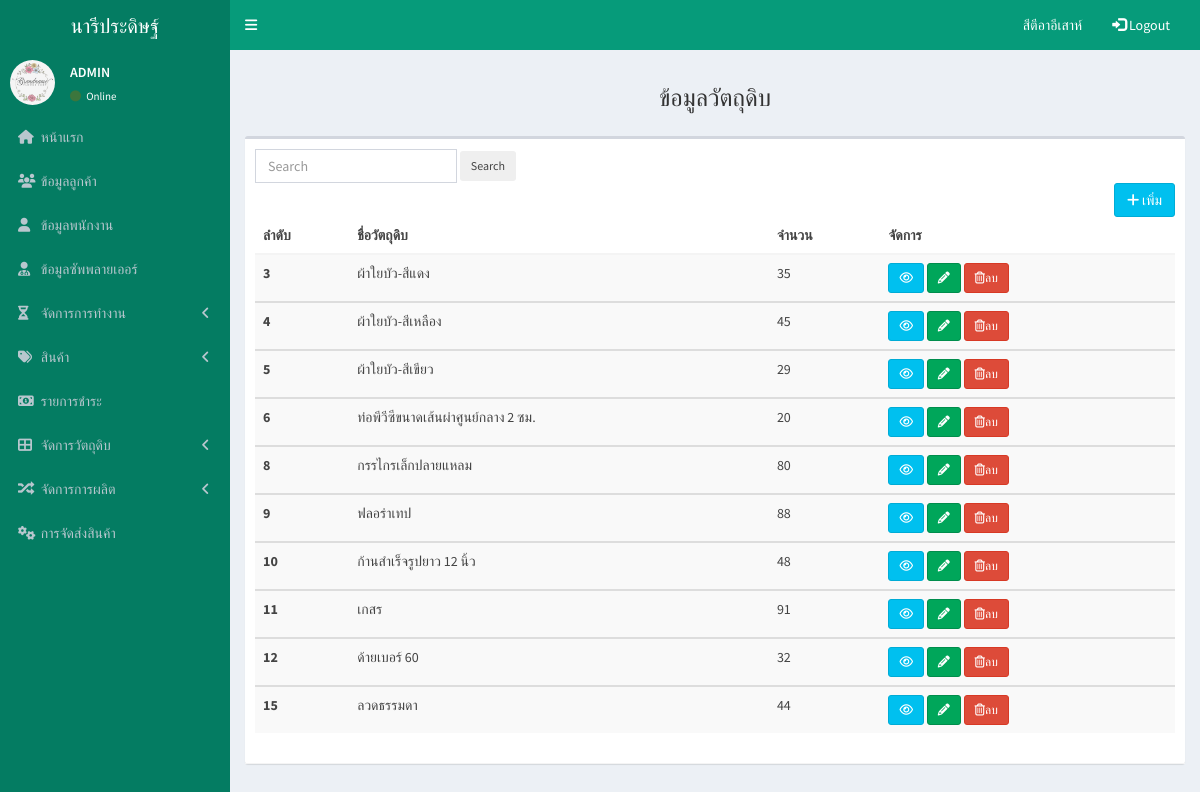
Screenshot of /pages/meterial/meterial_show.php (signed in) with the database file from the repository.
### tables this page shows
CREATE TABLE `material` (
  `material_id` int(10) NOT NULL,
  `material_name` varchar(50) NOT NULL,
  `Import_amount` int(7) NOT NULL
);

### pages/meterial/meterial_show.php (the view, shortened to what this page needs)
<!DOCTYPE html>
<html>
<head>
    <link rel="stylesheet" href="../../bower_components/bootstrap/dist/css/bootstrap.min.css">
    <link rel="stylesheet" href="../../bower_components/font-awesome/css/font-awesome.min.css">
    <link rel="stylesheet" href="../../bower_components/Ionicons/css/ionicons.min.css">
    <link rel="stylesheet" href="../../dist/css/AdminLTE.min.css">
    <link rel="stylesheet" href="../../dist/css/skins/_all-skins.min.css">
</head>
<body class="hold-transition skin-blue sidebar-mini">
    <div class="wrapper">
        <?php
  include("db.php");
  ?>
        <header class="main-header">
            <a href="../admin/admin.php" class="logo">
                <span class="logo-lg">นารีประดิษฐ์</span>
            </a>
            <?php
    include('../bar/navbar.php');
    include('../bar/sidebar.php');
    ?>
            <div class="content-wrapper">
                <section class="content-header">
                <center><h3>ข้อมูลวัตถุดิบ</h3></center>
                </section>
                <section class="content">
                    <div class="box">
                        <div class="box-header with-border">
                            <form action="meterial_show.php" method="get"  class="form-inline mr-auto">
                                <input class="form-control mr-sm-2" type="text" placeholder="Search"
                                    aria-label="Search" name="search">
                                <button class="btn btn-outline-success btn-rounded btn-sm my-0"
                                    type="submit">Search</button>
                            </form>
                            <a href="meterial_form.php" class="btn btn-info pull-right"><i
                                    class="fa fa-plus"></i> เพิ่ม</a>
                            <?php
                                $search = isset($_GET['search']) ? $_GET['search'] : '';
                                $sql = "SELECT * FROM material
                                WHERE material_name
                                LIKE '%$search%' ";
                                $query = mysqli_query($conn,$sql);
                            ?>
                            <table class="table table-striped">
                                <thead>
                                    <tr>
                                        <th scope="col">ลำดับ</th>
                                        <th scope="col">ชื่อวัตถุดิบ</th>
                                        <th scope="col">จำนวน</th>
                                        <th scope="col">จัดการ</th>
                                    </tr>
                                </thead>
                                <tbody>
                                <?php
                                    if($sql)
                                    {
                                        while($row=mysqli_fetch_array($query,MYSQLI_ASSOC))
                                        {
                                ?>
                                            <tr>
                                                <th><?php echo $row['material_id']; ?></th>
                                                <td><?php echo $row['material_name']; ?></td>
                                                  <td><?php echo $row['Import_amount']; ?></td>
                                                <td>
                                                   <a href="order_details_meterial.php?txtid=<?php echo $row['material_id'];?>" class="btn btn-info btn-sm"><i class="fa fa-eye"></i></a>
                                                    <a href="meterial_form_update.php?txtid=<?php  echo $row['material_id'];?>" class="btn btn-success btn-sm"><i class="fa fa-pencil"></i></a>
                                                    <a href="meterial_del.php?txtid=<?php  echo $row['material_id'];?> " onclick="return confirm('คุณจะลบข้อมูลนี้ใช่หรือไม่?')"   class="btn btn-danger btn-sm"> <i class="fa fa-trash-o"></i>ลบ</a>
                                                </td>
                                             </tr>
                                </tbody>
                                <?php
                                         }
                                    }
                                    else
                                    {
                                        echo "No Recoer Found";
                                    }
                                ?>
                            </table>
                        </div>
                    </div>
                </section>
            </div>
</body>
</html>

### rows the page displays
material: material_id "3", material_name "ผ้าใยบัว-สีแดง", Import_amount "35"
material: material_id "4", material_name "ผ้าใยบัว-สีเหลือง", Import_amount "45"
material: material_id "5", material_name "ผ้าใยบัว-สีเขียว", Import_amount "29"
material: material_id "6", material_name "ท่อพีวีซีขนาดเส้นผ่าศูนย์กลาง 2 ซม.", Import_amount "20"
material: material_id "8", material_name "กรรไกรเล็กปลายแหลม", Import_amount "80"
material: material_id "9", material_name "ฟลอร่าเทป", Import_amount "88"
material: material_id "10", material_name "ก้านสำเร็จรูปยาว 12 นิ้ว", Import_amount "48"
material: material_id "11", material_name "เกสร", Import_amount "91"
material: material_id "12", material_name "ด้ายเบอร์ 60", Import_amount "32"
material: material_id "15", material_name "ลวดธรรมดา", Import_amount "44"

### other values shown
$_SESSION["username"] "สีตีอาอีเสาห์"
